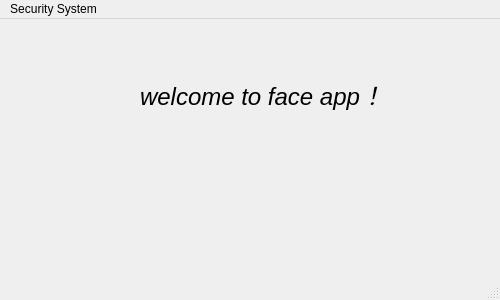
<?xml version="1.0" encoding="UTF-8"?>
<ui version="4.0">
 <class>MainWindow</class>
 <widget class="QMainWindow" name="MainWindow">
  <property name="geometry">
   <rect>
    <x>0</x>
    <y>0</y>
    <width>500</width>
    <height>300</height>
   </rect>
  </property>
  <property name="baseSize">
   <size>
    <width>700</width>
    <height>500</height>
   </size>
  </property>
  <property name="windowTitle">
   <string>MainWindow</string>
  </property>
  <widget class="QWidget" name="centralwidget">
   <widget class="QLabel" name="label">
    <property name="geometry">
     <rect>
      <x>140</x>
      <y>40</y>
      <width>241</width>
      <height>71</height>
     </rect>
    </property>
    <property name="font">
     <font>
      <pointsize>18</pointsize>
      <italic>true</italic>
     </font>
    </property>
    <property name="text">
     <string>welcome to face app！</string>
    </property>
   </widget>
  </widget>
  <widget class="QMenuBar" name="menubar">
   <property name="geometry">
    <rect>
     <x>0</x>
     <y>0</y>
     <width>500</width>
     <height>22</height>
    </rect>
   </property>
   <widget class="QMenu" name="Security_System">
    <property name="title">
     <string>Security System</string>
    </property>
   </widget>
   <addaction name="Security_System"/>
  </widget>
  <widget class="QStatusBar" name="statusbar"/>
 </widget>
 <resources/>
 <connections/>
</ui>
